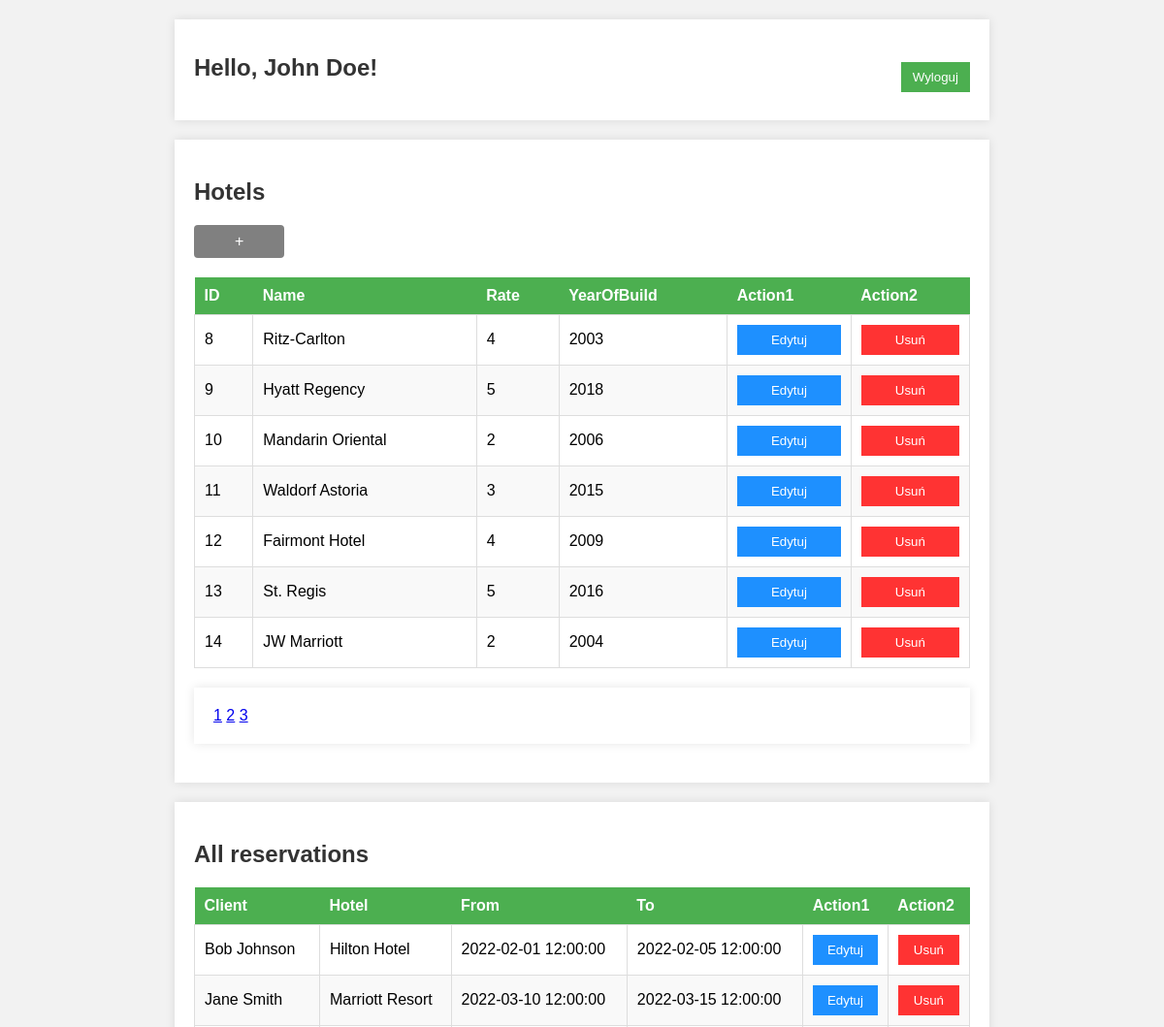
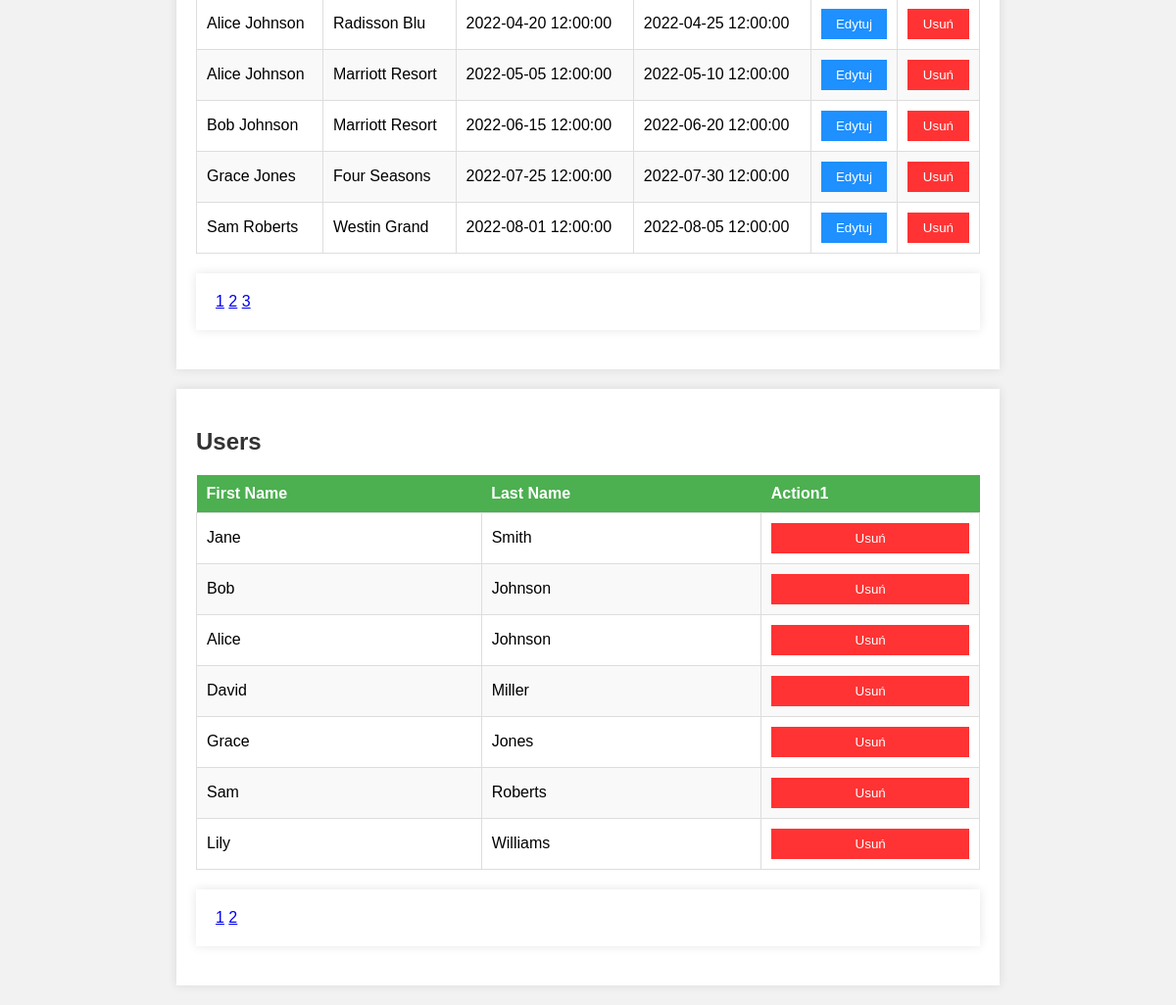
The page /views/home_admin.php?page_hotels=2&page_reservations=1&page_users=1 (signed in) on the database its author committed (2 pictures, top to bottom).
### tables this page shows
CREATE TABLE Hotel (
    Hotel_ID int  NOT NULL,
    Name varchar(100)  NOT NULL,
    Rate int  NOT NULL,
    YearOfBuild int  NOT NULL,
    CONSTRAINT Hotel_pk PRIMARY KEY (Hotel_ID)
);

CREATE TABLE Reservation (
    Reservation_ID int  NOT NULL,
    FK_Hotel_ID int  NOT NULL,
    FK_User_ID int  NOT NULL,
    DateBegin datetime  NOT NULL,
    DateEnd datetime  NOT NULL,
    CONSTRAINT Reservation_pk PRIMARY KEY (Reservation_ID)
);

CREATE TABLE User (
    User_ID int  NOT NULL,
    Fname varchar(40)  NOT NULL,
    Lname varchar(60)  NOT NULL,
    Login varchar(40)  NOT NULL,
    Password varchar(40)  NOT NULL,
    isAdmin bool  NOT NULL,
    CONSTRAINT User_pk PRIMARY KEY (User_ID)
);

### views/home_admin.php (the view, shortened to what this page needs)
<?php
require_once '../models/db.php';
$itemsPerPage = 7;
$pageHotels = isset($_GET['page_hotels']) ? $_GET['page_hotels'] : 1;
$offsetHotels = ($pageHotels - 1) * $itemsPerPage;
$resultHotels = $db->query("SELECT * FROM `hotel` LIMIT $offsetHotels, $itemsPerPage");
$pageReservations = isset($_GET['page_reservations']) ? $_GET['page_reservations'] : 1;
$offsetReservations = ($pageReservations - 1) * $itemsPerPage;
$resultReservations = $db->query("SELECT * FROM `reservation` INNER JOIN `hotel` ON `FK_Hotel_ID` = `Hotel_ID` INNER JOIN `user` ON `FK_User_ID` = `User_ID`  LIMIT $offsetReservations, $itemsPerPage");
$pageUsers = isset($_GET['page_users']) ? $_GET['page_users'] : 1;
$offsetUsers = ($pageUsers - 1) * $itemsPerPage;
$resultUsers = $db->query("SELECT * FROM `user` WHERE `isAdmin` = 0 LIMIT $offsetUsers, $itemsPerPage");
?>
<!doctype html>
<html lang="en">
<head>
    <link rel="stylesheet" href="../resources/css/style.css">
    <link rel="stylesheet" href="../resources/css/style-admin.css">
</head>
<body>
<div class="header-container">
    <h1 class="welcome-message">Hello, <?php echo $_SESSION['Fname'] . ' ' . $_SESSION['Lname']; ?>!</h1>
    <form action="../controllers/actionLogout.php" method="post" class="logout-form">
        <input type="submit" value="Wyloguj" class="logout-button">
    </form>
</div>
<div class="section-container">
    <h2>Hotels</h2>
    <a href="./formAddHotel.php" class="add-hotel-button"></a>
    <table class="home-table">
        <thead>
        <tr>
            <th>ID</th>
            <th>Name</th>
            <th>Rate</th>
            <th>YearOfBuild</th>
            <th>Action1</th>
            <th>Action2</th>
        </tr>
        </thead>
        <tbody>
        <?php while($row = $resultHotels->fetch_assoc()) { ?>
            <tr>
                <td><?=$row['Hotel_ID']?></td>
                <td><?=$row['Name']?></td>
                <td><?=$row['Rate']?></td>
                <td><?=$row['YearOfBuild']?></td>
                <td>
                    <form action="../views/formEditHotel.php" method="post">
                        <input class="actionButton" type="submit" value="Edytuj">
                    </form>
                </td>
                <td>
                    <form action="../controllers/actionDeleteHotel.php" method="post">
                        <input class="actionButton" type="submit" value="Usuń">
                    </form>
                </td>
            </tr>
        <?php } ?>
        </tbody>
    </table>
    <?php
    $totalHotels = $db->query("SELECT COUNT(*) as total FROM `hotel`")->fetch_assoc()['total'];
    $totalPagesHotels = ceil($totalHotels / $itemsPerPage);
    if ($totalPagesHotels > 1) {
        echo '<div class="pagination">';
        for ($i = 1; $i <= $totalPagesHotels; $i++) {
            echo '<a href="?page_hotels=' . $i . '&page_reservations=' . $pageReservations . '&page_users=' . $pageUsers . '">' . $i . '</a> ';
        }
        echo '</div>';
    }
    ?>
</div>
<div class="section-container">
    <h2>All reservations</h2>
    <table class="home-table">
        <thead>
        <tr>
            <th>Client</th>
            <th>Hotel</th>
            <th>From</th>
            <th>To</th>
            <th>Action1</th>
            <th>Action2</th>
        </tr>
        </thead>
        <tbody>
        <?php while($row = $resultReservations->fetch_assoc()) { ?>
            <tr>
                <td><?=$row['Fname'] . ' ' . $row['Lname']?></td>
                <td><?=$row['Name']?></td>
                <td><?=$row['DateBegin']?></td>
                <td><?=$row['DateEnd']?></td>
                <td>
                    <form action="formEditReservation.php" method="post">
                        <input class="actionButton" type="submit" value="Edytuj">
                    </form>
                </td>
                <td>
                    <form action="../controllers/actionDeleteReservation.php" method="post">
                        <input class="actionButton" type="submit" value="Usuń">
                    </form>
                </td>
            </tr>
        <?php } ?>
        </tbody>
    </table>
    <?php
    $totalReservations = $db->query("SELECT COUNT(*) as total FROM `reservation` INNER JOIN `hotel` ON `FK_Hotel_ID` = `Hotel_ID`")->fetch_assoc()['total'];
    $totalPagesReservations = ceil($totalReservations / $itemsPerPage);
    if ($totalPagesReservations > 1) {
        echo '<div class="pagination">';
        for ($i = 1; $i <= $totalPagesReservations; $i++) {
            echo '<a href="?page_hotels=' . $pageHotels . '&page_reservations=' . $i . '&page_users=' . $pageUsers . '">' . $i . '</a> ';
        }
        echo '</div>';
    }
    ?>
</div>
<div class="section-container">
    <h2>Users</h2>
    <table class="home-table">
        <thead>
        <tr>
            <th>First Name</th>
            <th>Last Name</th>
            <th>Action1</th>
        </tr>
        </thead>
        <tbody>
        <?php while($row = $resultUsers->fetch_assoc()) { ?>
            <tr>
                <td><?=$row['Fname']?></td>
                <td><?=$row['Lname']?></td>
                <td>
                    <form action="../controllers/actionDeleteUser.php" method="post">
                        <input class="actionButton" type="submit" value="Usuń">
                    </form>
                </td>
            </tr>
        <?php } ?>
        </tbody>
    </table>
    <?php
    $totalUsers = $db->query("SELECT COUNT(*) as total FROM `user` WHERE `isAdmin` = 0")->fetch_assoc()['total'];
    $totalPagesUsers = ceil($totalUsers / $itemsPerPage);
    if ($totalPagesUsers > 1) {
        echo '<div class="pagination">';
        for ($i = 1; $i <= $totalPagesUsers; $i++) {
            echo '<a href="?page_hotels=' . $pageHotels . '&page_reservations=' . $pageReservations . '&page_users=' . $i . '">' . $i . '</a> ';
        }
        echo '</div>';
    }
    ?>
</div>
</body>
</html>

### resources/css/style.css (style rules this page uses)
body { font-family: 'Arial', sans-serif; background-color: #f2f2f2; margin: 0; padding: 0; }
div { max-width: 800px; margin: 20px auto; padding: 20px; background-color: #fff; box-shadow: 0 0 10px rgba(0, 0, 0, 0.1); }
h2 { color: #333; }
table { width: 100%; border-collapse: collapse; margin-top: 20px; }
th { background-color: #4CAF50; color: white; font-weight: bold; padding: 10px; text-align: left; }
td { border: 1px solid #ddd; padding: 10px; }
tbody tr:nth-child(even) { background-color: #f9f9f9; }
.home-table input[type="submit"] { color: #fff; border: none; padding: 8px 12px; cursor: pointer; }
.header-container { display: flex; justify-content: space-between; align-items: flex-start; }
.welcome-message { font-size: 24px; color: #333; margin-bottom: 20px; }
.logout-form { display: flex; align-items: flex-start; }
.logout-button { background-color: #4CAF50; color: #fff; border: none; padding: 8px 12px; cursor: pointer; margin-top: 15px; }
.actionButton { width: 100%; background: #c7b321; }

### resources/css/style-admin.css (style rules this page uses)
.home-table .actionButton[value="Edytuj"] { background-color: #1e90ff; color: #fff; }
.home-table .actionButton[value="Usuń"] { background-color: #ff3333; color: #fff; }
.add-hotel-button { display: inline-block; background-color: #808080; color: #fff; padding: 8px 12px; text-decoration: none; border-radius: 4px; margin-left: auto; }
.add-hotel-button::before { content: '+'; margin: 0 30px; }
.header-container { display: flex; justify-content: space-between; align-items: center; }

### rows shown on the page
hotel: Hotel_ID "8", Name "Ritz-Carlton", Rate "4", YearOfBuild "2003"
hotel: Hotel_ID "9", Name "Hyatt Regency", Rate "5", YearOfBuild "2018"
hotel: Hotel_ID "10", Name "Mandarin Oriental", Rate "2", YearOfBuild "2006"
hotel: Hotel_ID "11", Name "Waldorf Astoria", Rate "3", YearOfBuild "2015"
hotel: Hotel_ID "12", Name "Fairmont Hotel", Rate "4", YearOfBuild "2009"
hotel: Hotel_ID "13", Name "St. Regis", Rate "5", YearOfBuild "2016"
hotel: Hotel_ID "14", Name "JW Marriott", Rate "2", YearOfBuild "2004"
reservation: FK_User_ID.Fname "Bob", FK_User_ID.Lname "Johnson", FK_Hotel_ID.Name "Hilton Hotel", DateBegin "2022-02-01 12:00:00", DateEnd "2022-02-05 12:00:00"
reservation: FK_User_ID.Fname "Jane", FK_User_ID.Lname "Smith", FK_Hotel_ID.Name "Marriott Resort", DateBegin "2022-03-10 12:00:00", DateEnd "2022-03-15 12:00:00"
reservation: FK_User_ID.Fname "Alice", FK_User_ID.Lname "Johnson", FK_Hotel_ID.Name "Radisson Blu", DateBegin "2022-04-20 12:00:00", DateEnd "2022-04-25 12:00:00"
reservation: FK_User_ID.Fname "Alice", FK_User_ID.Lname "Johnson", FK_Hotel_ID.Name "Marriott Resort", DateBegin "2022-05-05 12:00:00", DateEnd "2022-05-10 12:00:00"
reservation: FK_User_ID.Fname "Bob", FK_User_ID.Lname "Johnson", FK_Hotel_ID.Name "Marriott Resort", DateBegin "2022-06-15 12:00:00", DateEnd "2022-06-20 12:00:00"
reservation: FK_User_ID.Fname "Grace", FK_User_ID.Lname "Jones", FK_Hotel_ID.Name "Four Seasons", DateBegin "2022-07-25 12:00:00", DateEnd "2022-07-30 12:00:00"
reservation: FK_User_ID.Fname "Sam", FK_User_ID.Lname "Roberts", FK_Hotel_ID.Name "Westin Grand", DateBegin "2022-08-01 12:00:00", DateEnd "2022-08-05 12:00:00"
user: Fname "Jane", Lname "Smith"
user: Fname "Bob", Lname "Johnson"
user: Fname "Alice", Lname "Johnson"
user: Fname "David", Lname "Miller"
user: Fname "Grace", Lname "Jones"
user: Fname "Sam", Lname "Roberts"
user: Fname "Lily", Lname "Williams"

### other values the page prints
$_SESSION['Fname'] "John"
$_SESSION['Lname'] "Doe"
